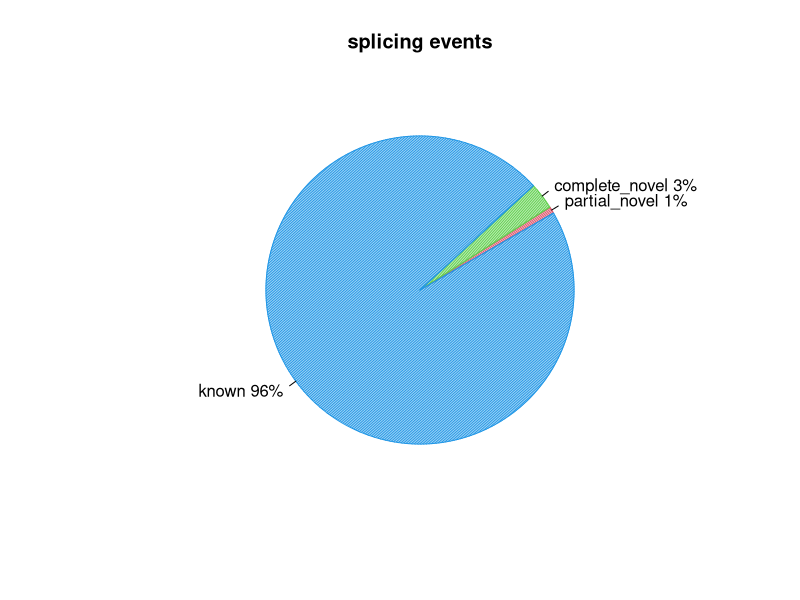
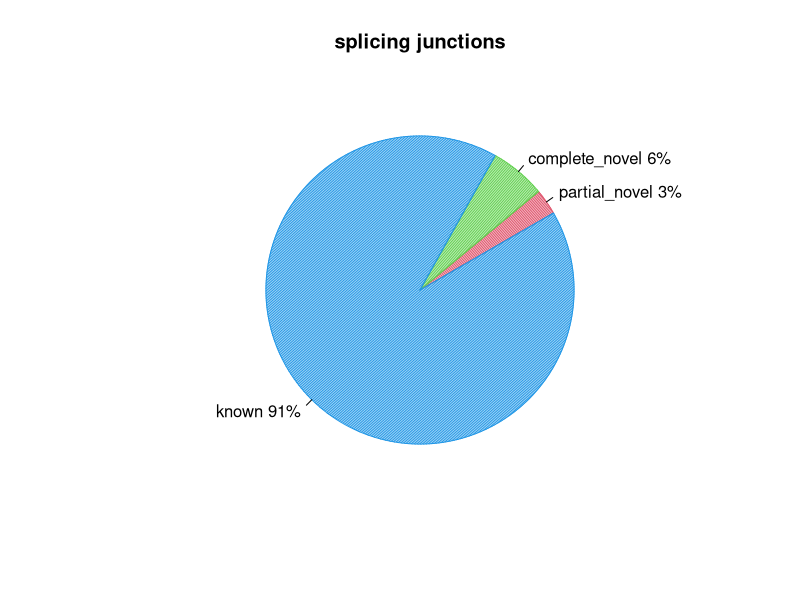

Write the R code that produced these figures, in order.
pdf("/data/output/junction_annotation.splice_events.pdf")
events=c(0.7079495052882975,2.789150460593654,96.49010576595019)
pie(events,col=c(2,3,4),init.angle=30,angle=c(60,120,150),density=c(70,70,70),main="splicing events",labels=c("partial_novel 1%","complete_novel 3%","known 96%"))
dev.off()
pdf("/data/output/junction_annotation.splice_junction.pdf")
junction=c(2.698558724317694,5.857099049371358,91.44434222631095)
pie(junction,col=c(2,3,4),init.angle=30,angle=c(60,120,150),density=c(70,70,70),main="splicing junctions",labels=c("partial_novel 3%","complete_novel 6%","known 91%"))
dev.off()
